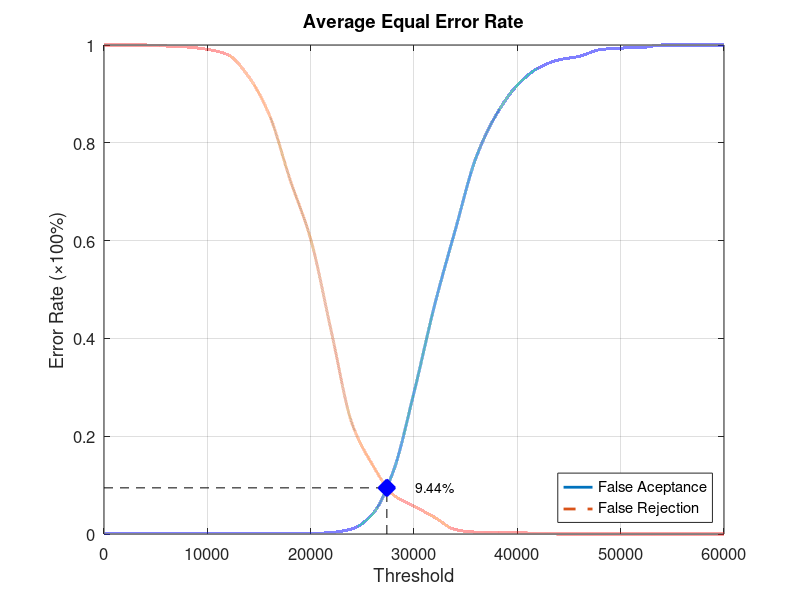
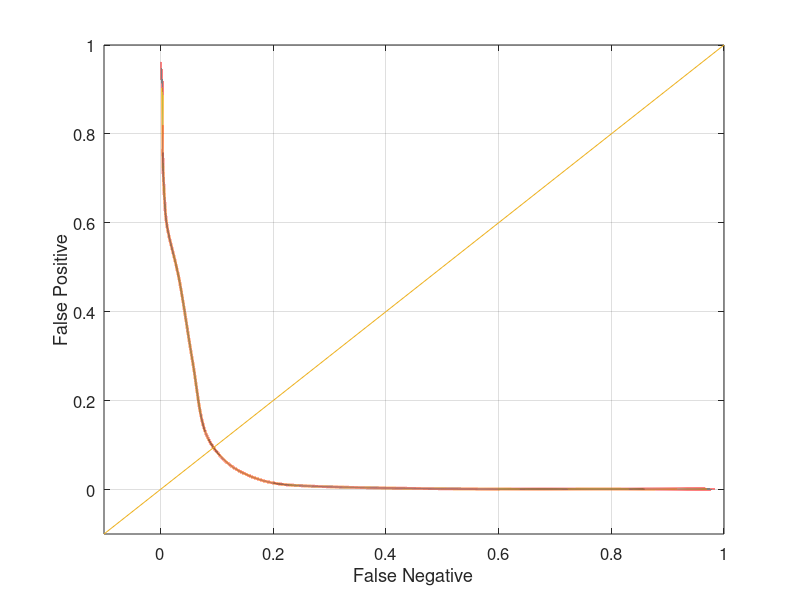

These figures' MATLAB source, in order:
function yEER = Database3Average
close all;
clear;
clc;
x = 0:2000:60000;
xq = 0:0.5:60000;

y0 = [0 0.00105263 0.00105263 0.00105263 0.00105263 0.00105263 0.00105263 0.00105263 0.00105263 0.00105263 0.00105263 0.0031579 0.0105263 0.0410526 0.128421 0.289474 0.468421 0.622105 0.769474 0.858947 0.917895 0.952632 0.969474 0.976842 0.990526 0.993684 0.994737 1 1 1 1];
yy0 = interp1(x, y0, xq, 'pchip');
y1 = [1 1 1 0.998 0.996 0.991 0.98 0.935 0.857 0.725 0.603 0.414 0.226 0.141 0.08 0.057 0.034 0.009 0.004 0.004 0.003 0.001 0 0 0 0 0 0 0 0 0];
yy1 = interp1(x, y1, xq, 'pchip');

% Calculating EER: 
y2 = abs(y0 - y1);
find(y2 == min(y2))
yy2 = abs(yy0 - yy1);
xEER = find(yy2 == min(yy2));
xEERIndex = xq(xEER) % X-axis EER
yEER = yy0(xEER) % Y-axis EER

main = figure
plot(xq, yy0,'-','LineWidth', 2);	hold on
plot(xq, yy1,'--','LineWidth', 2);	hold on
plot([xEERIndex xEERIndex], [0 yEER], 'k--');	hold on
plot([0 xEERIndex], [yEER yEER], 'k--');	hold on
plot(xEERIndex, yEER, 'bx', 'LineWidth', 10);	hold on
text(xEERIndex + 10 * xEERIndex / 100, yEER, [num2str(round((10000 * yEER)) / 100) '%'])
legend('False Aceptance', 'False Rejection', 'Location', 'SouthEast')
xlabel('Threshold')
ylabel('Error Rate (\times100%)')
title('Average Equal Error Rate')
set(gca, 'FontSize', 12)
axis([0 60000 0 1])
grid on

print(main, 'Database3AverageMain', '-dpng');
FNRxFPR = figure('Color', [1 1 1]);
plot(yy1, yy0, '-', yy1, yy0, 'LineWidth', 2);
hold on
y = -0.1:0.1:1
plot(y, y); 
set(gca, 'FontSize', 12)
xlabel('False Negative')
ylabel('False Positive')
axis([-0.1 1 -0.1 1])
set(gca, 'FontSize', 12)
grid on

print(FNRxFPR, 'Database3AverageFNRxFPR','-dpng');
end
